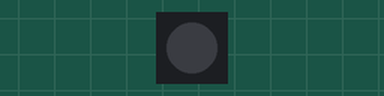
Simulated run of this program. Board: MicroPython board. On the bench: 1 RGB LEDs in strip order, left to right. Library files of the repository ran but are not shown: 1 file(s). At 0.0 s the program stops and its outputs stay as they are.

Above: at 0.1 s.
Timing chart, 0 to 1.5 s (numbered marks = the images above):
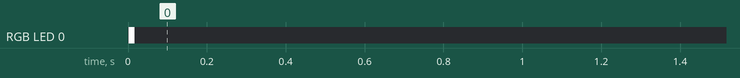

Measured:
- by itself, RGB LED 0: off → RGB(255, 255, 255) at 0.00 s, → off 0.02 s later

The program:

e03_camera_flash.py
```python
from time import sleep_ms
from sensobox.wsled.shortcuts import wsled
from sensobox import colors

wsled.color(colors.WHITE) # the same as ws.color((255, 255, 255))
sleep_ms(15)
wsled.color(colors.BLACK)
```

shortcuts.py
```python
from . import WSLed
from sensobox.pinout import PIN_CONN_L

wsled = WSLed(PIN_CONN_L)
```

colors.py
```python
# module for defining colors to be used in displays and WS LEDs

WHITE = (255, 255, 255)
RED = (255, 0, 0)
ORANGE = (255, 64, 0)
YELLOW = (255, 150, 0)
GREEN = (0, 255, 0)
CYAN = (0, 255, 255)
BLUE = (0, 0, 255)
PURPLE = (180, 0, 255)
BLACK = (0, 0, 0) # = off
```

pinout.py
```python
from micropython import const

PIN_BTN_A = const(35)
PIN_BTN_B = const(34)
PIN_DISPLAY_CLK = const(22)
PIN_DISPLAY_DIO = const(21)
PIN_CONN_L = const(33)
PIN_CONN_T = const(32)
PIN_USONIC_ECHO = const(16)
PIN_USONIC_TRIG = const(17)
PIN_BUZZER = const(25)
PIN_LED_RED = const(27)
PIN_LED_GREEN = const(26)
PIN_LED_AMBER = const(25)
```
